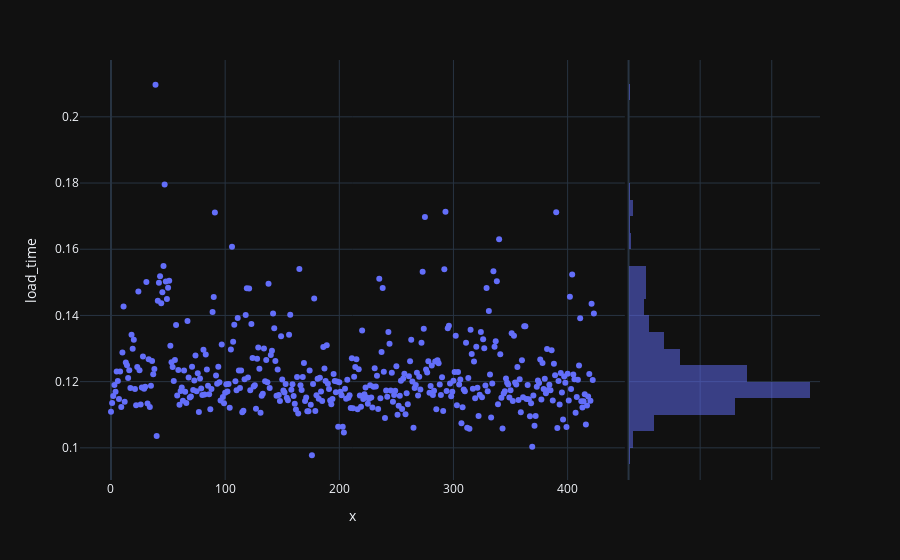
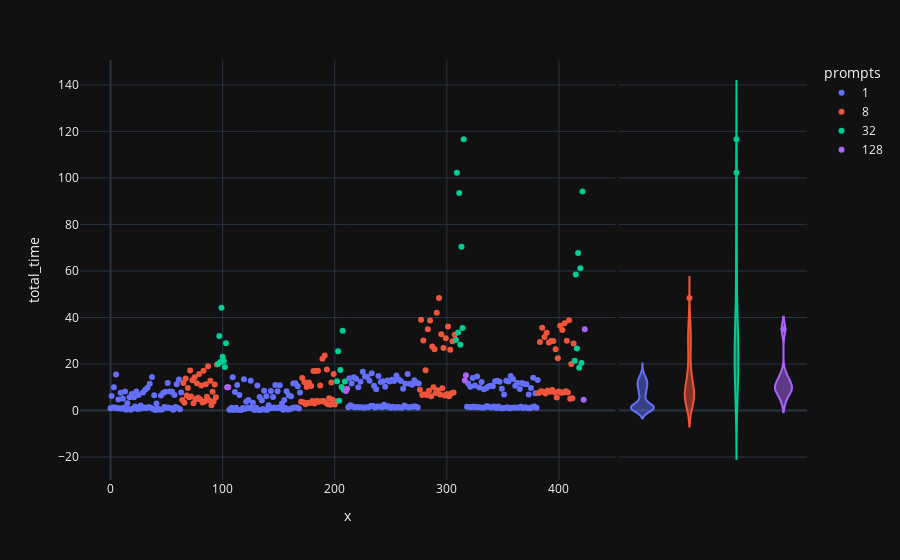
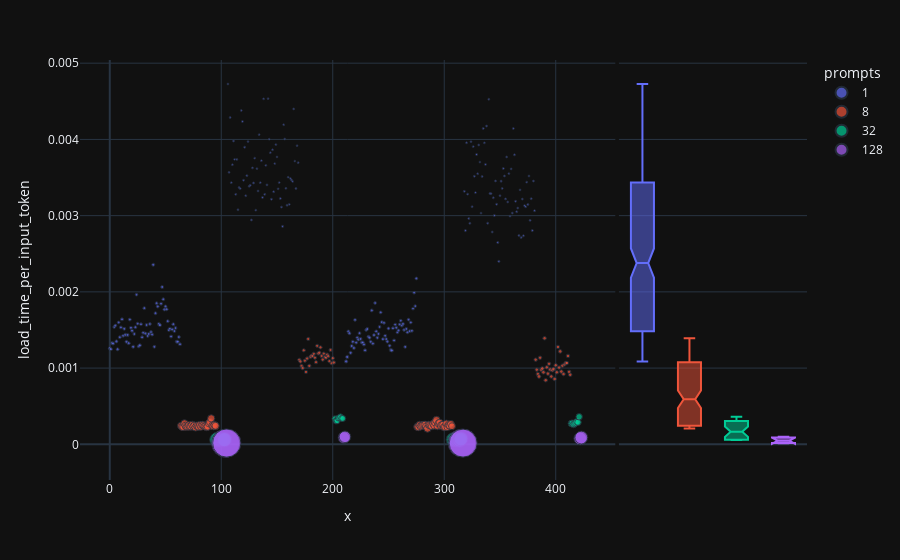
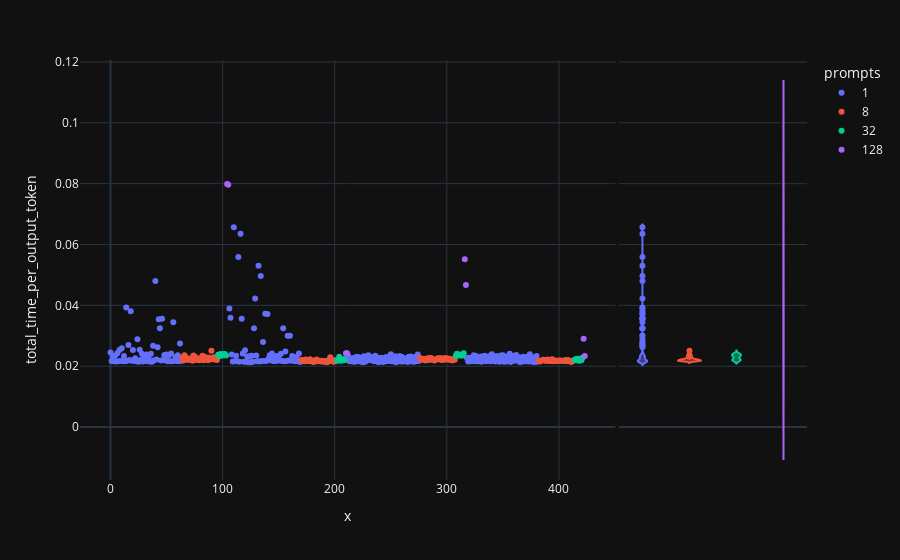

The notebook cell saved with these charts, in order:
### Code cell
# remove color from the fig below and run again
fig = px.scatter(data_df, x= range(len(data_df)), y= "load_time", marginal_y="histogram")
fig.show()
fig = px.scatter(data_df, x= range(len(data_df)), y= "total_time", color = 'prompts', marginal_y="violin")
fig.show()
fig = px.scatter(data_df, x= range(len(data_df)), y= "load_time_per_input_token", color="prompts", size="input_tokens", marginal_y="box")
fig.show()
fig = px.scatter(data_df, x= range(len(data_df)), y= "total_time_per_output_token", color = 'prompts', marginal_y="violin")
fig.show()

### Figure 1 — Plotly figure (JSON) as saved in the notebook; plotly's stock layout.template omitted (floating-point values rounded to 4 significant figures; data arrays with more than 128 entries replaced by an {"elided": "..."} marker saying what was removed)
{"data": [{"hovertemplate": "x=%{x}<br>load_time=%{y}<extra></extra>", "legendgroup": "", "marker": {"color": "#636efa", "symbol": "circle"}, "mode": "markers", "name": "", "orientation": "v", "showlegend": false, "x": {"elided": "424 int values"}, "xaxis": "x", "y": {"elided": "424 float values"}, "yaxis": "y", "type": "scatter"}, {"bingroup": "y", "hovertemplate": "load_time=%{y}<br>count=%{x}<extra></extra>", "legendgroup": "", "marker": {"color": "#636efa"}, "name": "", "opacity": 0.5, "showlegend": false, "xaxis": "x2", "y": {"elided": "424 float values"}, "yaxis": "y2", "type": "histogram"}], "layout": {"xaxis": {"anchor": "y", "domain": [0.0, 0.7363], "title": {"text": "x"}}, "yaxis": {"anchor": "x", "domain": [0.0, 1.0], "title": {"text": "load_time"}}, "xaxis2": {"anchor": "y2", "domain": [0.7413, 1.0], "matches": "x2", "showticklabels": false, "showline": false, "ticks": "", "showgrid": true}, "yaxis2": {"anchor": "x2", "domain": [0.0, 1.0], "matches": "y", "showticklabels": false, "showgrid": true}, "legend": {"tracegroupgap": 0}, "margin": {"t": 60}, "barmode": "overlay"}}

### Figure 2 — Plotly figure (JSON) as saved in the notebook; plotly's stock layout.template omitted (floating-point values rounded to 4 significant figures; data arrays with more than 128 entries replaced by an {"elided": "..."} marker saying what was removed)
{"data": [{"hovertemplate": "prompts=1<br>x=%{x}<br>total_time=%{y}<extra></extra>", "legendgroup": "1", "marker": {"color": "#636efa", "symbol": "circle"}, "mode": "markers", "name": "1", "orientation": "v", "showlegend": true, "x": {"elided": "256 int values"}, "xaxis": "x", "y": {"elided": "256 float values"}, "yaxis": "y", "type": "scatter"}, {"alignmentgroup": "True", "hovertemplate": "prompts=1<br>total_time=%{y}<extra></extra>", "legendgroup": "1", "marker": {"color": "#636efa", "symbol": "circle"}, "name": "1", "offsetgroup": "1", "scalegroup": "y", "showlegend": false, "xaxis": "x2", "y": {"elided": "256 float values"}, "yaxis": "y2", "type": "violin"}, {"hovertemplate": "prompts=8<br>x=%{x}<br>total_time=%{y}<extra></extra>", "legendgroup": "8", "marker": {"color": "#EF553B", "symbol": "circle"}, "mode": "markers", "name": "8", "orientation": "v", "showlegend": true, "x": [64, 65, 66, 67, 68, 69, 70, 71, 72, 73, 74, 75, 76, 77, 78, 79, 80, 81, 82, 83, 84, 85, 86, 87, 88, 89, 90, 91, 92, 93, 94, 95, 170, 171, 172, 173, 174, 175, 176, 177, 178, 179, 180, 181, 182, 183, 184, 185, 186, 187, 188, 189, 190, 191, 192, 193, 194, 195, 196, 197, 198, 199, 200, 201, 276, 277, 278, 279, 280, 281, 282, 283, 284, 285, 286, 287, 288, 289, 290, 291, 292, 293, 294, 295, 296, 297, 298, 299, 300, 301, 302, 303, 304, 305, 306, 307, 382, 383, 384, 385, 386, 387, 388, 389, 390, 391, 392, 393, 394, 395, 396, 397, 398, 399, 400, 401, 402, 403, 404, 405, 406, 407, 408, 409, 410, 411, 412, 413], "xaxis": "x", "y": [4.484, 11.82, 3.324, 13.8, 6.483, 9.678, 5.707, 17.17, 6.07, 12.99, 3.174, 14.32, 4.882, 11.78, 5.467, 15.67, 4.878, 10.79, 3.468, 17.1, 3.887, 11.27, 5.903, 19.07, 4.471, 12.79, 2.282, 8.045, 3.924, 11.23, 5.742, 19.78, 3.739, 13.94, 3.522, 12.19, 2.708, 10.12, 3.37, 12.11, 3.296, 10.52, 4.075, 16.99, 3.054, 17.03, 4.22, 17.13, 3.799, 10.79, 3.949, 22.3, 4.069, 23.65, 3.319, 17.61, 2.734, 5.326, 2.505, 12.03, 4.621, 15.71, 2.611, 3.859, 8.948, 39.03, 6.662, 30.06, 6.976, 17.32, 6.666, 34.97, 8.46, 38.72, 6.191, 27.52, 9.975, 26.39, 7.589, 42.06, 8.744, 48.33, 6.899, 32.79, 9.561, 26.93, 6.424, 31.13, 7.071, 36.17, 6.169, 26.14, 7.443, 29.74, 7.736, 32.63, 7.574, 29.45, 8.319, 35.57, 8.111, 31.63, 7.322, 33.46, 8.627, 29.2, 8.098, 29.86, 8.799, 29.89, 7.822, 26.31, 5.609, 22.51, 8.15, 36.41, 7.668, 34.58, 7.723, 37.48, 8.284, 30.05, 7.736, 38.82, 5.055, 19.98, 5.241, 28.82], "yaxis": "y", "type": "scatter"}, {"alignmentgroup": "True", "hovertemplate": "prompts=8<br>total_time=%{y}<extra></extra>", "legendgroup": "8", "marker": {"color": "#EF553B", "symbol": "circle"}, "name": "8", "offsetgroup": "8", "scalegroup": "y", "showlegend": false, "xaxis": "x2", "y": [4.484, 11.82, 3.324, 13.8, 6.483, 9.678, 5.707, 17.17, 6.07, 12.99, 3.174, 14.32, 4.882, 11.78, 5.467, 15.67, 4.878, 10.79, 3.468, 17.1, 3.887, 11.27, 5.903, 19.07, 4.471, 12.79, 2.282, 8.045, 3.924, 11.23, 5.742, 19.78, 3.739, 13.94, 3.522, 12.19, 2.708, 10.12, 3.37, 12.11, 3.296, 10.52, 4.075, 16.99, 3.054, 17.03, 4.22, 17.13, 3.799, 10.79, 3.949, 22.3, 4.069, 23.65, 3.319, 17.61, 2.734, 5.326, 2.505, 12.03, 4.621, 15.71, 2.611, 3.859, 8.948, 39.03, 6.662, 30.06, 6.976, 17.32, 6.666, 34.97, 8.46, 38.72, 6.191, 27.52, 9.975, 26.39, 7.589, 42.06, 8.744, 48.33, 6.899, 32.79, 9.561, 26.93, 6.424, 31.13, 7.071, 36.17, 6.169, 26.14, 7.443, 29.74, 7.736, 32.63, 7.574, 29.45, 8.319, 35.57, 8.111, 31.63, 7.322, 33.46, 8.627, 29.2, 8.098, 29.86, 8.799, 29.89, 7.822, 26.31, 5.609, 22.51, 8.15, 36.41, 7.668, 34.58, 7.723, 37.48, 8.284, 30.05, 7.736, 38.82, 5.055, 19.98, 5.241, 28.82], "yaxis": "y2", "type": "violin"}, {"hovertemplate": "prompts=32<br>x=%{x}<br>total_time=%{y}<extra></extra>", "legendgroup": "32", "marker": {"color": "#00cc96", "symbol": "circle"}, "mode": "markers", "name": "32", "orientation": "v", "showlegend": true, "x": [96, 97, 98, 99, 100, 101, 102, 103, 202, 203, 204, 205, 206, 207, 208, 209, 308, 309, 310, 311, 312, 313, 314, 315, 414, 415, 416, 417, 418, 419, 420, 421], "xaxis": "x", "y": [20.05, 32.09, 20.89, 44.17, 23.08, 21.34, 18.76, 28.88, 12.55, 25.5, 4.228, 17.44, 10.1, 34.35, 8.958, 12.49, 30.33, 102.2, 33.52, 93.54, 28.23, 70.42, 35.53, 116.6, 21.38, 58.47, 26.63, 67.78, 18.35, 61.17, 20.48, 94.12], "yaxis": "y", "type": "scatter"}, {"alignmentgroup": "True", "hovertemplate": "prompts=32<br>total_time=%{y}<extra></extra>", "legendgroup": "32", "marker": {"color": "#00cc96", "symbol": "circle"}, "name": "32", "offsetgroup": "32", "scalegroup": "y", "showlegend": false, "xaxis": "x2", "y": [20.05, 32.09, 20.89, 44.17, 23.08, 21.34, 18.76, 28.88, 12.55, 25.5, 4.228, 17.44, 10.1, 34.35, 8.958, 12.49, 30.33, 102.2, 33.52, 93.54, 28.23, 70.42, 35.53, 116.6, 21.38, 58.47, 26.63, 67.78, 18.35, 61.17, 20.48, 94.12], "yaxis": "y2", "type": "violin"}, {"hovertemplate": "prompts=128<br>x=%{x}<br>total_time=%{y}<extra></extra>", "legendgroup": "128", "marker": {"color": "#ab63fa", "symbol": "circle"}, "mode": "markers", "name": "128", "orientation": "v", "showlegend": true, "x": [104, 105, 210, 211, 316, 317, 422, 423], "xaxis": "x", "y": [9.985, 10.04, 8.408, 9.413, 12.91, 15.21, 4.646, 34.97], "yaxis": "y", "type": "scatter"}, {"alignmentgroup": "True", "hovertemplate": "prompts=128<br>total_time=%{y}<extra></extra>", "legendgroup": "128", "marker": {"color": "#ab63fa", "symbol": "circle"}, "name": "128", "offsetgroup": "128", "scalegroup": "y", "showlegend": false, "xaxis": "x2", "y": [9.985, 10.04, 8.408, 9.413, 12.91, 15.21, 4.646, 34.97], "yaxis": "y2", "type": "violin"}], "layout": {"xaxis": {"anchor": "y", "domain": [0.0, 0.7363], "title": {"text": "x"}}, "yaxis": {"anchor": "x", "domain": [0.0, 1.0], "title": {"text": "total_time"}}, "xaxis2": {"anchor": "y2", "domain": [0.7413, 1.0], "matches": "x2", "showticklabels": false, "showline": false, "ticks": "", "showgrid": false}, "yaxis2": {"anchor": "x2", "domain": [0.0, 1.0], "matches": "y", "showticklabels": false, "showgrid": true}, "legend": {"title": {"text": "prompts"}, "tracegroupgap": 0}, "margin": {"t": 60}}}

### Figure 3 — Plotly figure (JSON) as saved in the notebook; plotly's stock layout.template omitted (floating-point values rounded to 4 significant figures; data arrays with more than 128 entries replaced by an {"elided": "..."} marker saying what was removed)
{"data": [{"hovertemplate": "prompts=1<br>x=%{x}<br>load_time_per_input_token=%{y}<br>input_tokens=%{marker.size}<extra></extra>", "legendgroup": "1", "marker": {"color": "#636efa", "size": {"elided": "256 int values"}, "sizemode": "area", "sizeref": 19.12, "symbol": "circle"}, "mode": "markers", "name": "1", "orientation": "v", "showlegend": true, "x": {"elided": "256 int values"}, "xaxis": "x", "y": {"elided": "256 float values"}, "yaxis": "y", "type": "scatter"}, {"alignmentgroup": "True", "hovertemplate": "prompts=1<br>load_time_per_input_token=%{y}<extra></extra>", "legendgroup": "1", "marker": {"color": "#636efa", "symbol": "circle"}, "name": "1", "notched": true, "offsetgroup": "1", "showlegend": false, "xaxis": "x2", "y": {"elided": "256 float values"}, "yaxis": "y2", "type": "box"}, {"hovertemplate": "prompts=8<br>x=%{x}<br>load_time_per_input_token=%{y}<br>input_tokens=%{marker.size}<extra></extra>", "legendgroup": "8", "marker": {"color": "#EF553B", "size": [507, 510, 499, 502, 499, 502, 493, 496, 507, 510, 499, 502, 499, 502, 493, 496, 507, 510, 499, 502, 499, 502, 493, 496, 507, 510, 499, 502, 499, 502, 493, 496, 103, 106, 108, 111, 100, 103, 103, 106, 105, 108, 101, 104, 99, 102, 103, 106, 101, 104, 100, 103, 103, 106, 96, 99, 101, 104, 104, 107, 97, 100, 106, 109, 536, 539, 493, 496, 486, 489, 450, 453, 536, 539, 493, 496, 486, 489, 450, 453, 536, 539, 493, 496, 486, 489, 450, 453, 536, 539, 493, 496, 486, 489, 450, 453, 117, 120, 129, 132, 114, 117, 126, 129, 123, 126, 119, 122, 116, 119, 122, 125, 121, 124, 118, 121, 114, 117, 125, 128, 117, 120, 110, 113, 117, 120, 120, 123], "sizemode": "area", "sizeref": 19.12, "symbol": "circle"}, "mode": "markers", "name": "8", "orientation": "v", "showlegend": true, "x": [64, 65, 66, 67, 68, 69, 70, 71, 72, 73, 74, 75, 76, 77, 78, 79, 80, 81, 82, 83, 84, 85, 86, 87, 88, 89, 90, 91, 92, 93, 94, 95, 170, 171, 172, 173, 174, 175, 176, 177, 178, 179, 180, 181, 182, 183, 184, 185, 186, 187, 188, 189, 190, 191, 192, 193, 194, 195, 196, 197, 198, 199, 200, 201, 276, 277, 278, 279, 280, 281, 282, 283, 284, 285, 286, 287, 288, 289, 290, 291, 292, 293, 294, 295, 296, 297, 298, 299, 300, 301, 302, 303, 304, 305, 306, 307, 382, 383, 384, 385, 386, 387, 388, 389, 390, 391, 392, 393, 394, 395, 396, 397, 398, 399, 400, 401, 402, 403, 404, 405, 406, 407, 408, 409, 410, 411, 412, 413], "xaxis": "x", "y": [0.0002433, 0.0002294, 0.0002275, 0.0002756, 0.0002431, 0.0002295, 0.0002343, 0.000251, 0.0002316, 0.000236, 0.0002563, 0.0002332, 0.0002455, 0.0002208, 0.0002453, 0.0002377, 0.0002288, 0.0002541, 0.0002326, 0.0002553, 0.0002478, 0.0002366, 0.0002356, 0.000225, 0.0002323, 0.0002765, 0.0002917, 0.0003408, 0.0002442, 0.0002378, 0.0002526, 0.0002416, 0.001108, 0.001087, 0.001028, 0.001, 0.001233, 0.001097, 0.0009492, 0.001126, 0.001382, 0.001029, 0.001147, 0.001162, 0.00116, 0.001188, 0.001136, 0.001077, 0.001292, 0.001192, 0.001202, 0.001272, 0.001159, 0.001111, 0.001191, 0.001143, 0.001136, 0.001176, 0.001156, 0.001091, 0.001238, 0.001064, 0.00113, 0.001073, 0.0002308, 0.0002278, 0.0002559, 0.0002352, 0.0002441, 0.0002554, 0.0002578, 0.0002588, 0.0002353, 0.0002072, 0.0002565, 0.0002532, 0.0002452, 0.0002371, 0.0002695, 0.0002454, 0.0002872, 0.0003178, 0.0002377, 0.0002745, 0.0002817, 0.0002443, 0.0002568, 0.0002582, 0.0002243, 0.0002281, 0.0002715, 0.0002275, 0.000253, 0.0002437, 0.0002682, 0.0002371, 0.00111, 0.0009787, 0.0009227, 0.0008894, 0.001136, 0.0009768, 0.0009952, 0.0009451, 0.001392, 0.0008411, 0.00101, 0.0009271, 0.001057, 0.0009809, 0.0008896, 0.0009724, 0.0009891, 0.0008572, 0.001037, 0.0009446, 0.001278, 0.001007, 0.001219, 0.0009545, 0.001032, 0.0009214, 0.001049, 0.001067, 0.001067, 0.00116, 0.0009509, 0.000912], "yaxis": "y", "type": "scatter"}, {"alignmentgroup": "True", "hovertemplate": "prompts=8<br>load_time_per_input_token=%{y}<extra></extra>", "legendgroup": "8", "marker": {"color": "#EF553B", "symbol": "circle"}, "name": "8", "notched": true, "offsetgroup": "8", "showlegend": false, "xaxis": "x2", "y": [0.0002433, 0.0002294, 0.0002275, 0.0002756, 0.0002431, 0.0002295, 0.0002343, 0.000251, 0.0002316, 0.000236, 0.0002563, 0.0002332, 0.0002455, 0.0002208, 0.0002453, 0.0002377, 0.0002288, 0.0002541, 0.0002326, 0.0002553, 0.0002478, 0.0002366, 0.0002356, 0.000225, 0.0002323, 0.0002765, 0.0002917, 0.0003408, 0.0002442, 0.0002378, 0.0002526, 0.0002416, 0.001108, 0.001087, 0.001028, 0.001, 0.001233, 0.001097, 0.0009492, 0.001126, 0.001382, 0.001029, 0.001147, 0.001162, 0.00116, 0.001188, 0.001136, 0.001077, 0.001292, 0.001192, 0.001202, 0.001272, 0.001159, 0.001111, 0.001191, 0.001143, 0.001136, 0.001176, 0.001156, 0.001091, 0.001238, 0.001064, 0.00113, 0.001073, 0.0002308, 0.0002278, 0.0002559, 0.0002352, 0.0002441, 0.0002554, 0.0002578, 0.0002588, 0.0002353, 0.0002072, 0.0002565, 0.0002532, 0.0002452, 0.0002371, 0.0002695, 0.0002454, 0.0002872, 0.0003178, 0.0002377, 0.0002745, 0.0002817, 0.0002443, 0.0002568, 0.0002582, 0.0002243, 0.0002281, 0.0002715, 0.0002275, 0.000253, 0.0002437, 0.0002682, 0.0002371, 0.00111, 0.0009787, 0.0009227, 0.0008894, 0.001136, 0.0009768, 0.0009952, 0.0009451, 0.001392, 0.0008411, 0.00101, 0.0009271, 0.001057, 0.0009809, 0.0008896, 0.0009724, 0.0009891, 0.0008572, 0.001037, 0.0009446, 0.001278, 0.001007, 0.001219, 0.0009545, 0.001032, 0.0009214, 0.001049, 0.001067, 0.001067, 0.00116, 0.0009509, 0.000912], "yaxis": "y2", "type": "box"}, {"hovertemplate": "prompts=32<br>x=%{x}<br>load_time_per_input_token=%{y}<br>input_tokens=%{marker.size}<extra></extra>", "legendgroup": "32", "marker": {"color": "#00cc96", "size": [1929, 1932, 1929, 1932, 1929, 1932, 1929, 1932, 345, 348, 339, 342, 331, 334, 339, 342, 1896, 1899, 1896, 1899, 1896, 1899, 1896, 1899, 417, 420, 411, 414, 409, 412, 395, 398], "sizemode": "area", "sizeref": 19.12, "symbol": "circle"}, "mode": "markers", "name": "32", "orientation": "v", "showlegend": true, "x": [96, 97, 98, 99, 100, 101, 102, 103, 202, 203, 204, 205, 206, 207, 208, 209, 308, 309, 310, 311, 312, 313, 314, 315, 414, 415, 416, 417, 418, 419, 420, 421], "xaxis": "x", "y": [5.924e-05, 6.794e-05, 5.979e-05, 5.873e-05, 6.045e-05, 6.17e-05, 6.065e-05, 6.176e-05, 0.0003359, 0.0003056, 0.0003086, 0.0003446, 0.000347, 0.0003609, 0.0003397, 0.0003388, 5.922e-05, 6.194e-05, 6.175e-05, 6.937e-05, 5.595e-05, 6.379e-05, 5.578e-05, 7.146e-05, 0.0002736, 0.0002767, 0.0002604, 0.0002724, 0.0002824, 0.0002969, 0.0002891, 0.0003606], "yaxis": "y", "type": "scatter"}, {"alignmentgroup": "True", "hovertemplate": "prompts=32<br>load_time_per_input_token=%{y}<extra></extra>", "legendgroup": "32", "marker": {"color": "#00cc96", "symbol": "circle"}, "name": "32", "notched": true, "offsetgroup": "32", "showlegend": false, "xaxis": "x2", "y": [5.924e-05, 6.794e-05, 5.979e-05, 5.873e-05, 6.045e-05, 6.17e-05, 6.065e-05, 6.176e-05, 0.0003359, 0.0003056, 0.0003086, 0.0003446, 0.000347, 0.0003609, 0.0003397, 0.0003388, 5.922e-05, 6.194e-05, 6.175e-05, 6.937e-05, 5.595e-05, 6.379e-05, 5.578e-05, 7.146e-05, 0.0002736, 0.0002767, 0.0002604, 0.0002724, 0.0002824, 0.0002969, 0.0002891, 0.0003606], "yaxis": "y2", "type": "box"}, {"hovertemplate": "prompts=128<br>x=%{x}<br>load_time_per_input_token=%{y}<br>input_tokens=%{marker.size}<extra></extra>", "legendgroup": "128", "marker": {"color": "#ab63fa", "size": [7647, 7650, 1285, 1288, 7515, 7518, 1563, 1566], "sizemode": "area", "sizeref": 19.12, "symbol": "circle"}, "mode": "markers", "name": "128", "orientation": "v", "showlegend": true, "x": [104, 105, 210, 211, 316, 317, 422, 423], "xaxis": "x", "y": [1.466e-05, 1.695e-05, 8.719e-05, 9.868e-05, 1.708e-05, 1.568e-05, 7.711e-05, 8.979e-05], "yaxis": "y", "type": "scatter"}, {"alignmentgroup": "True", "hovertemplate": "prompts=128<br>load_time_per_input_token=%{y}<extra></extra>", "legendgroup": "128", "marker": {"color": "#ab63fa", "symbol": "circle"}, "name": "128", "notched": true, "offsetgroup": "128", "showlegend": false, "xaxis": "x2", "y": [1.466e-05, 1.695e-05, 8.719e-05, 9.868e-05, 1.708e-05, 1.568e-05, 7.711e-05, 8.979e-05], "yaxis": "y2", "type": "box"}], "layout": {"xaxis": {"anchor": "y", "domain": [0.0, 0.7363], "title": {"text": "x"}}, "yaxis": {"anchor": "x", "domain": [0.0, 1.0], "title": {"text": "load_time_per_input_token"}}, "xaxis2": {"anchor": "y2", "domain": [0.7413, 1.0], "matches": "x2", "showticklabels": false, "showline": false, "ticks": "", "showgrid": false}, "yaxis2": {"anchor": "x2", "domain": [0.0, 1.0], "matches": "y", "showticklabels": false, "showgrid": true}, "legend": {"title": {"text": "prompts"}, "tracegroupgap": 0, "itemsizing": "constant"}, "margin": {"t": 60}}}

### Figure 4 — Plotly figure (JSON) as saved in the notebook; plotly's stock layout.template omitted (floating-point values rounded to 4 significant figures; data arrays with more than 128 entries replaced by an {"elided": "..."} marker saying what was removed)
{"data": [{"hovertemplate": "prompts=1<br>x=%{x}<br>total_time_per_output_token=%{y}<extra></extra>", "legendgroup": "1", "marker": {"color": "#636efa", "symbol": "circle"}, "mode": "markers", "name": "1", "orientation": "v", "showlegend": true, "x": {"elided": "256 int values"}, "xaxis": "x", "y": {"elided": "256 float values"}, "yaxis": "y", "type": "scatter"}, {"alignmentgroup": "True", "hovertemplate": "prompts=1<br>total_time_per_output_token=%{y}<extra></extra>", "legendgroup": "1", "marker": {"color": "#636efa", "symbol": "circle"}, "name": "1", "offsetgroup": "1", "scalegroup": "y", "showlegend": false, "xaxis": "x2", "y": {"elided": "256 float values"}, "yaxis": "y2", "type": "violin"}, {"hovertemplate": "prompts=8<br>x=%{x}<br>total_time_per_output_token=%{y}<extra></extra>", "legendgroup": "8", "marker": {"color": "#EF553B", "symbol": "circle"}, "mode": "markers", "name": "8", "orientation": "v", "showlegend": true, "x": [64, 65, 66, 67, 68, 69, 70, 71, 72, 73, 74, 75, 76, 77, 78, 79, 80, 81, 82, 83, 84, 85, 86, 87, 88, 89, 90, 91, 92, 93, 94, 95, 170, 171, 172, 173, 174, 175, 176, 177, 178, 179, 180, 181, 182, 183, 184, 185, 186, 187, 188, 189, 190, 191, 192, 193, 194, 195, 196, 197, 198, 199, 200, 201, 276, 277, 278, 279, 280, 281, 282, 283, 284, 285, 286, 287, 288, 289, 290, 291, 292, 293, 294, 295, 296, 297, 298, 299, 300, 301, 302, 303, 304, 305, 306, 307, 382, 383, 384, 385, 386, 387, 388, 389, 390, 391, 392, 393, 394, 395, 396, 397, 398, 399, 400, 401, 402, 403, 404, 405, 406, 407, 408, 409, 410, 411, 412, 413], "xaxis": "x", "y": [0.02288, 0.02185, 0.02357, 0.02229, 0.02259, 0.02205, 0.02256, 0.02218, 0.02248, 0.02177, 0.02351, 0.02214, 0.02292, 0.02201, 0.0225, 0.02194, 0.02259, 0.02229, 0.02343, 0.02195, 0.02314, 0.02218, 0.02279, 0.02194, 0.02281, 0.02228, 0.02508, 0.02229, 0.02295, 0.02224, 0.02252, 0.02203, 0.02199, 0.02206, 0.02188, 0.02165, 0.0222, 0.02172, 0.02174, 0.02174, 0.02227, 0.02169, 0.02156, 0.0214, 0.02197, 0.02161, 0.02221, 0.0216, 0.02171, 0.02162, 0.02182, 0.0215, 0.02176, 0.02154, 0.02169, 0.02134, 0.02188, 0.02165, 0.02298, 0.02172, 0.02201, 0.02149, 0.02194, 0.02168, 0.02271, 0.02223, 0.02243, 0.02217, 0.02229, 0.02192, 0.02252, 0.02209, 0.02268, 0.02216, 0.02268, 0.02211, 0.02217, 0.02185, 0.02232, 0.02221, 0.02259, 0.0224, 0.02269, 0.02202, 0.02224, 0.02209, 0.0227, 0.02225, 0.02266, 0.02223, 0.02243, 0.02207, 0.02228, 0.0219, 0.02229, 0.02212, 0.02176, 0.02156, 0.02184, 0.02198, 0.02216, 0.02189, 0.02192, 0.02184, 0.02218, 0.02173, 0.02183, 0.02177, 0.02228, 0.02166, 0.02191, 0.02172, 0.02183, 0.02175, 0.02185, 0.02187, 0.02184, 0.02183, 0.02182, 0.02182, 0.02209, 0.02163, 0.02204, 0.02175, 0.0216, 0.02141, 0.02184, 0.02184], "yaxis": "y", "type": "scatter"}, {"alignmentgroup": "True", "hovertemplate": "prompts=8<br>total_time_per_output_token=%{y}<extra></extra>", "legendgroup": "8", "marker": {"color": "#EF553B", "symbol": "circle"}, "name": "8", "offsetgroup": "8", "scalegroup": "y", "showlegend": false, "xaxis": "x2", "y": [0.02288, 0.02185, 0.02357, 0.02229, 0.02259, 0.02205, 0.02256, 0.02218, 0.02248, 0.02177, 0.02351, 0.02214, 0.02292, 0.02201, 0.0225, 0.02194, 0.02259, 0.02229, 0.02343, 0.02195, 0.02314, 0.02218, 0.02279, 0.02194, 0.02281, 0.02228, 0.02508, 0.02229, 0.02295, 0.02224, 0.02252, 0.02203, 0.02199, 0.02206, 0.02188, 0.02165, 0.0222, 0.02172, 0.02174, 0.02174, 0.02227, 0.02169, 0.02156, 0.0214, 0.02197, 0.02161, 0.02221, 0.0216, 0.02171, 0.02162, 0.02182, 0.0215, 0.02176, 0.02154, 0.02169, 0.02134, 0.02188, 0.02165, 0.02298, 0.02172, 0.02201, 0.02149, 0.02194, 0.02168, 0.02271, 0.02223, 0.02243, 0.02217, 0.02229, 0.02192, 0.02252, 0.02209, 0.02268, 0.02216, 0.02268, 0.02211, 0.02217, 0.02185, 0.02232, 0.02221, 0.02259, 0.0224, 0.02269, 0.02202, 0.02224, 0.02209, 0.0227, 0.02225, 0.02266, 0.02223, 0.02243, 0.02207, 0.02228, 0.0219, 0.02229, 0.02212, 0.02176, 0.02156, 0.02184, 0.02198, 0.02216, 0.02189, 0.02192, 0.02184, 0.02218, 0.02173, 0.02183, 0.02177, 0.02228, 0.02166, 0.02191, 0.02172, 0.02183, 0.02175, 0.02185, 0.02187, 0.02184, 0.02183, 0.02182, 0.02182, 0.02209, 0.02163, 0.02204, 0.02175, 0.0216, 0.02141, 0.02184, 0.02184], "yaxis": "y2", "type": "violin"}, {"hovertemplate": "prompts=32<br>x=%{x}<br>total_time_per_output_token=%{y}<extra></extra>", "legendgroup": "32", "marker": {"color": "#00cc96", "symbol": "circle"}, "mode": "markers", "name": "32", "orientation": "v", "showlegend": true, "x": [96, 97, 98, 99, 100, 101, 102, 103, 202, 203, 204, 205, 206, 207, 208, 209, 308, 309, 310, 311, 312, 313, 314, 315, 414, 415, 416, 417, 418, 419, 420, 421], "xaxis": "x", "y": [0.02381, 0.02339, 0.02402, 0.02348, 0.02374, 0.02406, 0.02401, 0.0235, 0.02193, 0.02193, 0.0231, 0.0218, 0.02215, 0.02192, 0.02234, 0.02203, 0.02346, 0.02407, 0.02355, 0.02389, 0.02353, 0.02367, 0.02351, 0.02429, 0.02201, 0.02235, 0.02194, 0.02244, 0.02182, 0.02228, 0.02195, 0.02278], "yaxis": "y", "type": "scatter"}, {"alignmentgroup": "True", "hovertemplate": "prompts=32<br>total_time_per_output_token=%{y}<extra></extra>", "legendgroup": "32", "marker": {"color": "#00cc96", "symbol": "circle"}, "name": "32", "offsetgroup": "32", "scalegroup": "y", "showlegend": false, "xaxis": "x2", "y": [0.02381, 0.02339, 0.02402, 0.02348, 0.02374, 0.02406, 0.02401, 0.0235, 0.02193, 0.02193, 0.0231, 0.0218, 0.02215, 0.02192, 0.02234, 0.02203, 0.02346, 0.02407, 0.02355, 0.02389, 0.02353, 0.02367, 0.02351, 0.02429, 0.02201, 0.02235, 0.02194, 0.02244, 0.02182, 0.02228, 0.02195, 0.02278], "yaxis": "y2", "type": "violin"}, {"hovertemplate": "prompts=128<br>x=%{x}<br>total_time_per_output_token=%{y}<extra></extra>", "legendgroup": "128", "marker": {"color": "#ab63fa", "symbol": "circle"}, "mode": "markers", "name": "128", "orientation": "v", "showlegend": true, "x": [104, 105, 210, 211, 316, 317, 422, 423], "xaxis": "x", "y": [0.07988, 0.07968, 0.02423, 0.02426, 0.05517, 0.04666, 0.02904, 0.02337], "yaxis": "y", "type": "scatter"}, {"alignmentgroup": "True", "hovertemplate": "prompts=128<br>total_time_per_output_token=%{y}<extra></extra>", "legendgroup": "128", "marker": {"color": "#ab63fa", "symbol": "circle"}, "name": "128", "offsetgroup": "128", "scalegroup": "y", "showlegend": false, "xaxis": "x2", "y": [0.07988, 0.07968, 0.02423, 0.02426, 0.05517, 0.04666, 0.02904, 0.02337], "yaxis": "y2", "type": "violin"}], "layout": {"xaxis": {"anchor": "y", "domain": [0.0, 0.7363], "title": {"text": "x"}}, "yaxis": {"anchor": "x", "domain": [0.0, 1.0], "title": {"text": "total_time_per_output_token"}}, "xaxis2": {"anchor": "y2", "domain": [0.7413, 1.0], "matches": "x2", "showticklabels": false, "showline": false, "ticks": "", "showgrid": false}, "yaxis2": {"anchor": "x2", "domain": [0.0, 1.0], "matches": "y", "showticklabels": false, "showgrid": true}, "legend": {"title": {"text": "prompts"}, "tracegroupgap": 0}, "margin": {"t": 60}}}
